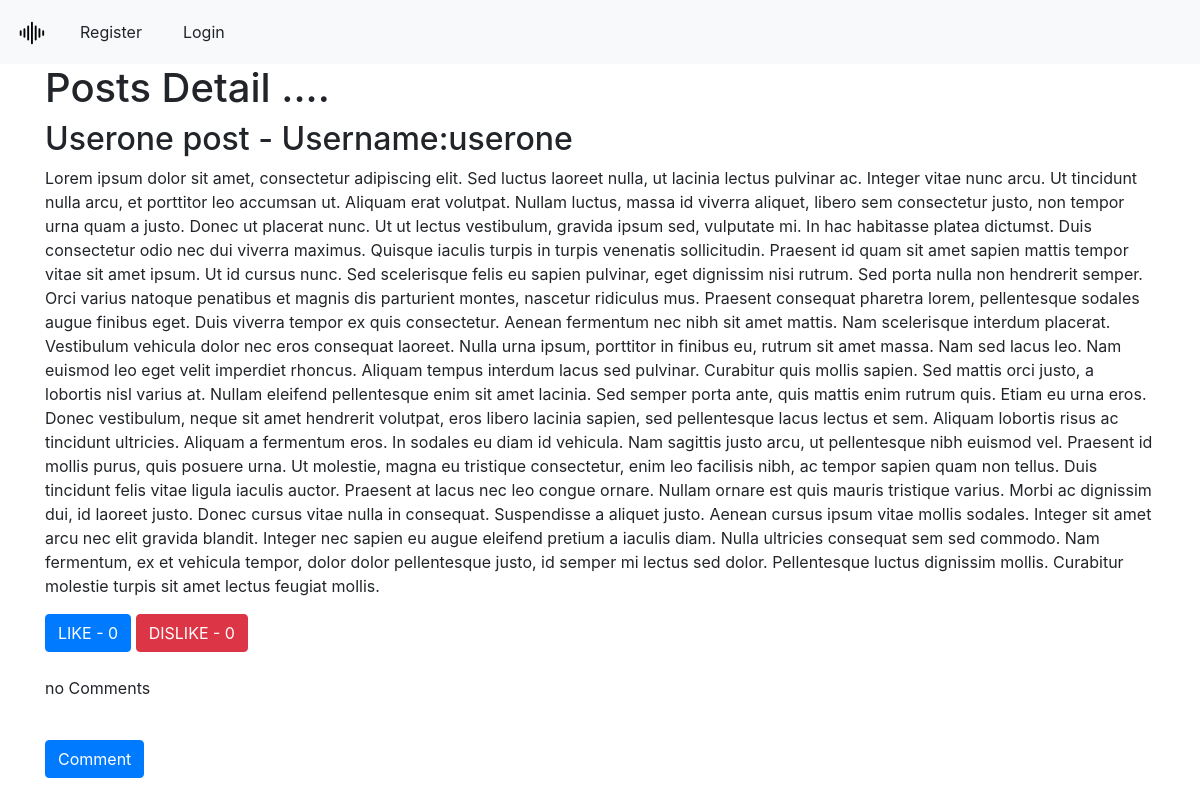
Before: /postdetail/9 with the older database file.
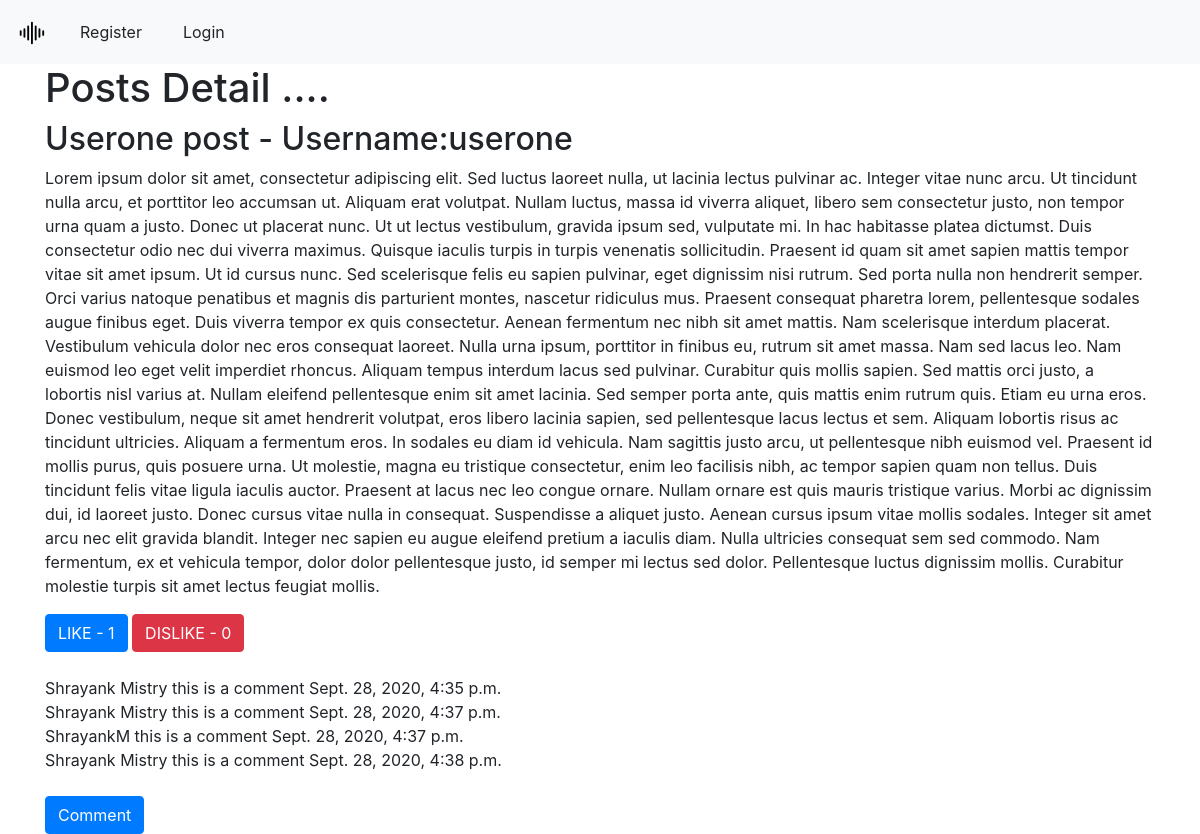
After: the same page with the newer database file.
### posts/models.py (models this page shows, shortened)
class Post(models.Model):
    author = models.ForeignKey(User, on_delete = models.CASCADE);
    title = models.CharField(max_length = 100)
    body = models.TextField()
    likes = models.ManyToManyField(User, related_name = 'post_likes')
    dislikes = models.ManyToManyField(User, related_name = 'post_dislikes')
    def get_total_likes(self):
        return self.likes.count()
    def get_total_dislikes(self):
        return self.dislikes.count()

class Comment(models.Model):
    post = models.ForeignKey(Post, on_delete = models.CASCADE, related_name = 'postcomments')
    name = models.CharField(blank = True, max_length = 50)
    created_date = models.DateTimeField(auto_now = True)
    body = models.CharField(max_length = 150)

### posts/views.py (the view)
# urls.py: path('postdetail/<int:pk>', views.PostDetail.as_view(), name = 'postdetail'),
class PostDetail(generic.DetailView):
    model = models.Post
    template_name = 'posts/post_detail.html'

### posts/templates/posts/post_detail.html (shortened to what this page needs)
{% extends 'posts/base.html' %}
{% block content %}
<div class='container'>
    <h1> Posts Detail .... </h1>
    <h2> {{ post.title }} - Username:{{ post.author.username }} </h2>
    <p> {{ post.body|safe }}</p>
    <form action="{% url 'posts:postlike' pk=post.id %}" method='POST'>
        <button class='btn btn-primary' type="submit" value='1' name='check'>
            LIKE - {{ post.get_total_likes }}
        </button>
        <button class='btn btn-danger' type="submit" value='0' name='check'>
            DISLIKE - {{ post.get_total_dislikes }}
        </button>
    </form>
    <br>
    {% if post.postcomments.all %}
        {% for comment in post.postcomments.all %}
            {{ comment.name }}
            {{ comment.body }}
            {{ comment.created_date }}
            <br>
        {% endfor %}
    {% else %}
    <p> no Comments </p>
    {% endif %}
    <br>
    <a class="btn btn-primary" href="{% url 'posts:createcomment' pk=post.pk %}"> Comment </a>
</div>
{% endblock %}

### posts/templates/posts/base.html (shortened to what this page needs)
<!doctype html>
{% load static %}
<html lang="en">
<head>
    <link rel="stylesheet" href="https://stackpath.bootstrapcdn.com/bootstrap/4.5.2/css/bootstrap.min.css"
>
    <link rel="stylesheet" href="{% static 'css/base.css' %}">
</head>
<body>
    <nav id="basenav" class="navbar navbar-expand-lg navbar-light bg-light nav-pills">
        <a class="navbar-brand" href="{% url 'posts:home' %}">
            <img src="{% static  'assets/icons/soundwave.svg' %}" width="30" height="30" alt="">
        </a>
        <div class="collapse navbar-collapse" id="navbarNavDropdown">
            <ul class="navbar-nav">
                {% if user.is_authenticated %}
                <li class="nav-item">
                    <a class="postbtn btn btn-light" href="{% url 'posts:createpost' %}"> Create Post </a>
                </li>
                {% if user.users %}
                <li class="nav-item">
                    <a class="viewbtn btn btn-light" href="{% url 'accounts:profiledetail' pk=user.users.id %}"> View
                    </a>
                </li>
                {% else %}
                <li class="nav-item">
                    <a class="profilebtn btn btn-light" href="{% url 'accounts:createprofile' %}"> Create Profile
                    </a>
                </li>
                {% endif %}
                <li class="nav-item">
                    <a class="logoutbtn btn btn-light" href="{% url 'accounts:logoutuser' %}"> Logout </a>
                </li>
                {% else %}
                <li class="nav-item">
                    <a class="registerbtn btn btn-light" href="{% url 'accounts:createuser' %}"> Register </a>
                </li>
                <li class="nav-item">
                    <a class="loginbtn btn btn-light" href="{% url 'accounts:loginuser' %}"> Login </a>
                </li>
                {% endif %}
            </ul>
        </div>
    </nav>
    {% block content %}
    {% endblock %}
</body>
</html>

### posts/static/css/base.css (style rules this page uses)
li { padding-left: 5px; padding-right: 10px; padding-top: 5px; padding-bottom: 5px; }

Changed rows visible on the page:
computed for Post "Userone post": get_total_likes "0" → "1"
added Comment: name "Shrayank Mistry", body "this is a comment", created_date "Sept. 28, 2020, 4:35 p.m."
added Comment: name "Shrayank Mistry", body "this is a comment", created_date "Sept. 28, 2020, 4:37 p.m."
added Comment: name "ShrayankM", body "this is a comment", created_date "Sept. 28, 2020, 4:37 p.m."
added Comment: name "Shrayank Mistry", body "this is a comment", created_date "Sept. 28, 2020, 4:38 p.m."
Other visible differences:
text no longer shown: "no Comments"
